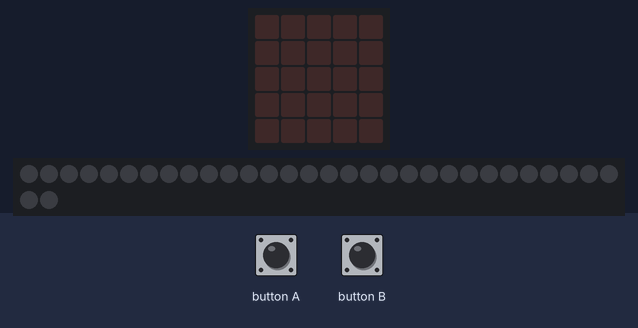
Recording of a program running on a simulated Calliope mini (MakeCode). Shown: the board's 5×5 LED display, 32 RGB LEDs in strip order, left to right, continuing on the next row. Inputs (shaded band) come from the test bench. Dim RGB values are drawn brighter than linear; random numbers come from a fixed seed.

Above: at 1.2 s.
1.3 s: button A pressed for 0.15 s
At 1.93 s:
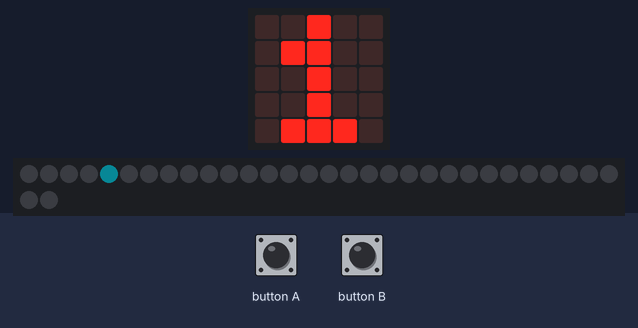
4.3 s: button B pressed for 0.15 s
At 5.3 s:
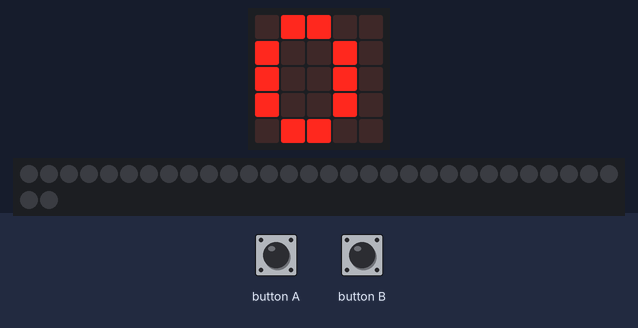
7.3 s: button A pressed for 0.15 s
10.4 s: button B pressed for 0.15 s
Timing chart, 0 to 13.0 s (numbered marks = the images above; inputs shaded):
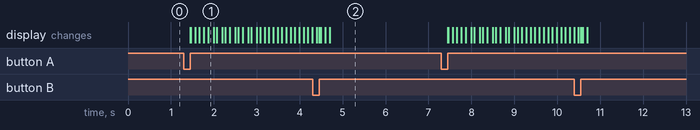

The program:

main.ts
```typescript
input.onButtonEvent(Button.A, input.buttonEventClick(), function () {
    status = 1
    basic.showNumber(status)
})
input.onButtonEvent(Button.B, input.buttonEventClick(), function () {
    status = 0
    basic.showNumber(status)
    strip.showColor(neopixel.colors(NeoPixelColors.Black))
})
let status = 0
let strip: neopixel.Strip = null
strip = neopixel.create(DigitalPin.P1, 32, NeoPixelMode.RGB)
strip.setBrightness(50)
status = 0
strip.showColor(neopixel.colors(NeoPixelColors.Black))
basic.forever(function () {
    if (status == 1) {
        for (let Index = 0; Index <= 32; Index++) {
            strip.setPixelColor(Index, neopixel.rgb(randint(0, 150), randint(0, 150), randint(0, 150)))
            strip.show()
            basic.pause(100)
            strip.setPixelColor(Index, neopixel.colors(NeoPixelColors.Black))
        }
    }
})
```

test.ts
```typescript
// Hier kann man Tests durchführen; diese Datei wird nicht kompiliert, wenn dieses Paket als Erweiterung verwendet wird.
```

Measured:
- after the input at 1.3 s, the display: first changes after 0.15 s (image 1 shows a later state)
